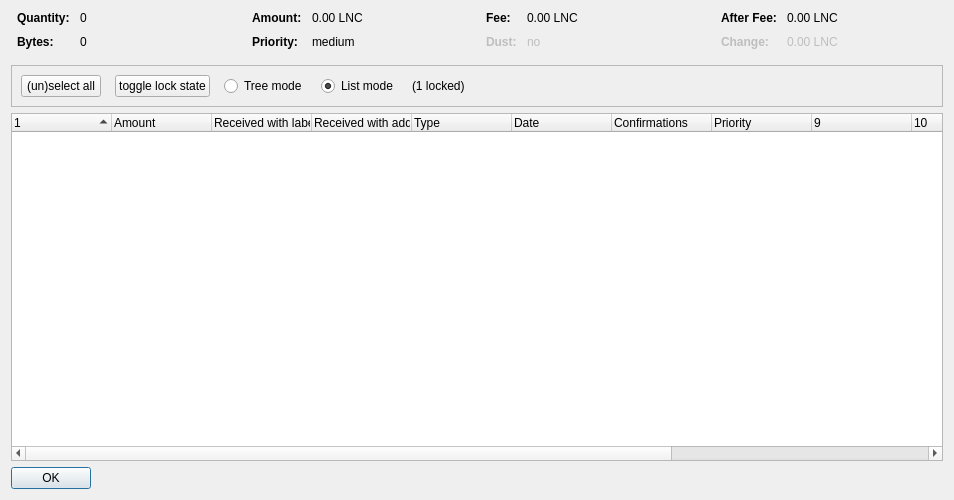
<?xml version="1.0" encoding="UTF-8"?>
<ui version="4.0">
 <class>CoinControlDialog</class>
 <widget class="QDialog" name="CoinControlDialog">
  <property name="geometry">
   <rect>
    <x>0</x>
    <y>0</y>
    <width>954</width>
    <height>500</height>
   </rect>
  </property>
  <property name="windowTitle">
   <string>Coin Selection</string>
  </property>
  <layout class="QVBoxLayout" name="verticalLayout">
   <item>
    <layout class="QHBoxLayout" name="horizontalLayoutTop" stretch="0,0,0,0">
     <property name="topMargin">
      <number>0</number>
     </property>
     <property name="bottomMargin">
      <number>10</number>
     </property>
     <item>
      <layout class="QFormLayout" name="formLayoutCoinControl1">
       <property name="horizontalSpacing">
        <number>10</number>
       </property>
       <property name="verticalSpacing">
        <number>10</number>
       </property>
       <property name="leftMargin">
        <number>6</number>
       </property>
       <property name="rightMargin">
        <number>6</number>
       </property>
       <item row="0" column="0">
        <widget class="QLabel" name="labelCoinControlQuantityText">
         <property name="font">
          <font>
           <weight>75</weight>
           <bold>true</bold>
          </font>
         </property>
         <property name="text">
          <string>Quantity:</string>
         </property>
        </widget>
       </item>
       <item row="0" column="1">
        <widget class="QLabel" name="labelCoinControlQuantity">
         <property name="cursor">
          <cursorShape>IBeamCursor</cursorShape>
         </property>
         <property name="contextMenuPolicy">
          <enum>Qt::ActionsContextMenu</enum>
         </property>
         <property name="text">
          <string notr="true">0</string>
         </property>
         <property name="textInteractionFlags">
          <set>Qt::LinksAccessibleByMouse|Qt::TextSelectableByKeyboard|Qt::TextSelectableByMouse</set>
         </property>
        </widget>
       </item>
       <item row="1" column="0">
        <widget class="QLabel" name="labelCoinControlBytesText">
         <property name="font">
          <font>
           <weight>75</weight>
           <bold>true</bold>
          </font>
         </property>
         <property name="text">
          <string>Bytes:</string>
         </property>
        </widget>
       </item>
       <item row="1" column="1">
        <widget class="QLabel" name="labelCoinControlBytes">
         <property name="cursor">
          <cursorShape>IBeamCursor</cursorShape>
         </property>
         <property name="contextMenuPolicy">
          <enum>Qt::ActionsContextMenu</enum>
         </property>
         <property name="text">
          <string notr="true">0</string>
         </property>
         <property name="textInteractionFlags">
          <set>Qt::LinksAccessibleByMouse|Qt::TextSelectableByKeyboard|Qt::TextSelectableByMouse</set>
         </property>
        </widget>
       </item>
      </layout>
     </item>
     <item>
      <layout class="QFormLayout" name="formLayoutCoinControl2">
       <property name="horizontalSpacing">
        <number>10</number>
       </property>
       <property name="verticalSpacing">
        <number>10</number>
       </property>
       <property name="leftMargin">
        <number>6</number>
       </property>
       <property name="rightMargin">
        <number>6</number>
       </property>
       <item row="0" column="0">
        <widget class="QLabel" name="labelCoinControlAmountText">
         <property name="font">
          <font>
           <weight>75</weight>
           <bold>true</bold>
          </font>
         </property>
         <property name="text">
          <string>Amount:</string>
         </property>
        </widget>
       </item>
       <item row="0" column="1">
        <widget class="QLabel" name="labelCoinControlAmount">
         <property name="cursor">
          <cursorShape>IBeamCursor</cursorShape>
         </property>
         <property name="contextMenuPolicy">
          <enum>Qt::ActionsContextMenu</enum>
         </property>
         <property name="text">
          <string notr="true">0.00 LNC</string>
         </property>
         <property name="textInteractionFlags">
          <set>Qt::LinksAccessibleByMouse|Qt::TextSelectableByKeyboard|Qt::TextSelectableByMouse</set>
         </property>
        </widget>
       </item>
       <item row="1" column="0">
        <widget class="QLabel" name="labelCoinControlPriorityText">
         <property name="font">
          <font>
           <weight>75</weight>
           <bold>true</bold>
          </font>
         </property>
         <property name="text">
          <string>Priority:</string>
         </property>
        </widget>
       </item>
       <item row="1" column="1">
        <widget class="QLabel" name="labelCoinControlPriority">
         <property name="cursor">
          <cursorShape>IBeamCursor</cursorShape>
         </property>
         <property name="contextMenuPolicy">
          <enum>Qt::ActionsContextMenu</enum>
         </property>
         <property name="text">
          <string>medium</string>
         </property>
         <property name="textInteractionFlags">
          <set>Qt::LinksAccessibleByMouse|Qt::TextSelectableByKeyboard|Qt::TextSelectableByMouse</set>
         </property>
        </widget>
       </item>
      </layout>
     </item>
     <item>
      <layout class="QFormLayout" name="formLayoutCoinControl3">
       <property name="horizontalSpacing">
        <number>10</number>
       </property>
       <property name="verticalSpacing">
        <number>10</number>
       </property>
       <property name="leftMargin">
        <number>6</number>
       </property>
       <property name="rightMargin">
        <number>6</number>
       </property>
       <item row="0" column="0">
        <widget class="QLabel" name="labelCoinControlFeeText">
         <property name="font">
          <font>
           <weight>75</weight>
           <bold>true</bold>
          </font>
         </property>
         <property name="text">
          <string>Fee:</string>
         </property>
        </widget>
       </item>
       <item row="0" column="1">
        <widget class="QLabel" name="labelCoinControlFee">
         <property name="cursor">
          <cursorShape>IBeamCursor</cursorShape>
         </property>
         <property name="contextMenuPolicy">
          <enum>Qt::ActionsContextMenu</enum>
         </property>
         <property name="text">
          <string notr="true">0.00 LNC</string>
         </property>
         <property name="textInteractionFlags">
          <set>Qt::LinksAccessibleByMouse|Qt::TextSelectableByKeyboard|Qt::TextSelectableByMouse</set>
         </property>
        </widget>
       </item>
       <item row="1" column="0">
        <widget class="QLabel" name="labelCoinControlLowOutputText">
         <property name="enabled">
          <bool>false</bool>
         </property>
         <property name="font">
          <font>
           <weight>75</weight>
           <bold>true</bold>
          </font>
         </property>
         <property name="text">
          <string>Dust:</string>
         </property>
        </widget>
       </item>
       <item row="1" column="1">
        <widget class="QLabel" name="labelCoinControlLowOutput">
         <property name="enabled">
          <bool>false</bool>
         </property>
         <property name="cursor">
          <cursorShape>IBeamCursor</cursorShape>
         </property>
         <property name="contextMenuPolicy">
          <enum>Qt::ActionsContextMenu</enum>
         </property>
         <property name="text">
          <string>no</string>
         </property>
         <property name="textInteractionFlags">
          <set>Qt::LinksAccessibleByMouse|Qt::TextSelectableByKeyboard|Qt::TextSelectableByMouse</set>
         </property>
        </widget>
       </item>
      </layout>
     </item>
     <item>
      <layout class="QFormLayout" name="formLayoutCoinControl4">
       <property name="horizontalSpacing">
        <number>10</number>
       </property>
       <property name="verticalSpacing">
        <number>10</number>
       </property>
       <property name="leftMargin">
        <number>6</number>
       </property>
       <property name="rightMargin">
        <number>6</number>
       </property>
       <item row="0" column="0">
        <widget class="QLabel" name="labelCoinControlAfterFeeText">
         <property name="font">
          <font>
           <weight>75</weight>
           <bold>true</bold>
          </font>
         </property>
         <property name="text">
          <string>After Fee:</string>
         </property>
        </widget>
       </item>
       <item row="0" column="1">
        <widget class="QLabel" name="labelCoinControlAfterFee">
         <property name="cursor">
          <cursorShape>IBeamCursor</cursorShape>
         </property>
         <property name="contextMenuPolicy">
          <enum>Qt::ActionsContextMenu</enum>
         </property>
         <property name="text">
          <string notr="true">0.00 LNC</string>
         </property>
         <property name="textInteractionFlags">
          <set>Qt::LinksAccessibleByMouse|Qt::TextSelectableByKeyboard|Qt::TextSelectableByMouse</set>
         </property>
        </widget>
       </item>
       <item row="1" column="0">
        <widget class="QLabel" name="labelCoinControlChangeText">
         <property name="enabled">
          <bool>false</bool>
         </property>
         <property name="font">
          <font>
           <weight>75</weight>
           <bold>true</bold>
          </font>
         </property>
         <property name="text">
          <string>Change:</string>
         </property>
        </widget>
       </item>
       <item row="1" column="1">
        <widget class="QLabel" name="labelCoinControlChange">
         <property name="enabled">
          <bool>false</bool>
         </property>
         <property name="cursor">
          <cursorShape>IBeamCursor</cursorShape>
         </property>
         <property name="contextMenuPolicy">
          <enum>Qt::ActionsContextMenu</enum>
         </property>
         <property name="text">
          <string notr="true">0.00 LNC</string>
         </property>
         <property name="textInteractionFlags">
          <set>Qt::LinksAccessibleByMouse|Qt::TextSelectableByKeyboard|Qt::TextSelectableByMouse</set>
         </property>
        </widget>
       </item>
      </layout>
     </item>
    </layout>
   </item>
   <item>
    <widget class="QFrame" name="frame">
     <property name="minimumSize">
      <size>
       <width>0</width>
       <height>40</height>
      </size>
     </property>
     <property name="frameShape">
      <enum>QFrame::StyledPanel</enum>
     </property>
     <property name="frameShadow">
      <enum>QFrame::Sunken</enum>
     </property>
     <layout class="QHBoxLayout" name="horizontalLayout">
      <item>
       <layout class="QHBoxLayout" name="horizontalLayoutPanel" stretch="0,0,0,0,0,0">
        <property name="spacing">
         <number>14</number>
        </property>
        <item>
         <widget class="QPushButton" name="pushButtonSelectAll">
          <property name="sizePolicy">
           <sizepolicy hsizetype="Maximum" vsizetype="Fixed">
            <horstretch>0</horstretch>
            <verstretch>0</verstretch>
           </sizepolicy>
          </property>
          <property name="text">
           <string>(un)select all</string>
          </property>
          <property name="autoDefault">
           <bool>false</bool>
          </property>
         </widget>
        </item>
        <item>
         <widget class="QPushButton" name="pushButtonToggleLock">
          <property name="sizePolicy">
           <sizepolicy hsizetype="Maximum" vsizetype="Fixed">
            <horstretch>0</horstretch>
            <verstretch>0</verstretch>
           </sizepolicy>
          </property>
          <property name="text">
           <string>toggle lock state</string>
          </property>
          <property name="autoDefault">
           <bool>false</bool>
          </property>
         </widget>
        </item>
        <item>
         <widget class="QRadioButton" name="radioTreeMode">
          <property name="sizePolicy">
           <sizepolicy hsizetype="Maximum" vsizetype="Fixed">
            <horstretch>0</horstretch>
            <verstretch>0</verstretch>
           </sizepolicy>
          </property>
          <property name="text">
           <string>Tree mode</string>
          </property>
         </widget>
        </item>
        <item>
         <widget class="QRadioButton" name="radioListMode">
          <property name="sizePolicy">
           <sizepolicy hsizetype="Maximum" vsizetype="Fixed">
            <horstretch>0</horstretch>
            <verstretch>0</verstretch>
           </sizepolicy>
          </property>
          <property name="text">
           <string>List mode</string>
          </property>
          <property name="checked">
           <bool>true</bool>
          </property>
         </widget>
        </item>
        <item>
         <widget class="QLabel" name="labelLocked">
          <property name="text">
           <string>(1 locked)</string>
          </property>
         </widget>
        </item>
        <item>
         <spacer name="horizontalSpacer">
          <property name="orientation">
           <enum>Qt::Horizontal</enum>
          </property>
          <property name="sizeHint" stdset="0">
           <size>
            <width>40</width>
            <height>20</height>
           </size>
          </property>
         </spacer>
        </item>
       </layout>
      </item>
     </layout>
    </widget>
   </item>
   <item>
    <widget class="CoinControlTreeWidget" name="treeWidget">
     <property name="contextMenuPolicy">
      <enum>Qt::CustomContextMenu</enum>
     </property>
     <property name="sortingEnabled">
      <bool>false</bool>
     </property>
     <property name="columnCount">
      <number>13</number>
     </property>
     <attribute name="headerShowSortIndicator" stdset="0">
      <bool>true</bool>
     </attribute>
     <attribute name="headerStretchLastSection">
      <bool>false</bool>
     </attribute>
     <column>
      <property name="text">
       <string/>
      </property>
     </column>
     <column>
      <property name="text">
       <string>Amount</string>
      </property>
     </column>
     <column>
      <property name="text">
       <string>Received with label</string>
      </property>
     </column>
     <column>
      <property name="text">
       <string>Received with address</string>
      </property>
     </column>
     <column>
      <property name="text">
	<string>Type</string>
      </property>
     </column>
     <column>
      <property name="text">	 
       <string>Date</string>
      </property>
     </column>
     <column>
      <property name="text">
       <string>Confirmations</string>
      </property>
      <property name="toolTip">
       <string>Confirmed</string>
      </property>
     </column>
     <column>
      <property name="text">
       <string>Priority</string>
      </property>
     </column>
     <column>
      <property name="text">
       <string/>
      </property>
     </column>
     <column>
      <property name="text">
       <string/>
      </property>
     </column>
     <column>
      <property name="text">
       <string/>
      </property>
     </column>
     <column>
      <property name="text">
       <string/>
      </property>
     </column>
     <column>
      <property name="text">
       <string/>
      </property>
     </column>
    </widget>
   </item>
   <item>
    <widget class="QDialogButtonBox" name="buttonBox">
     <property name="sizePolicy">
      <sizepolicy hsizetype="Maximum" vsizetype="Fixed">
       <horstretch>0</horstretch>
       <verstretch>0</verstretch>
      </sizepolicy>
     </property>
     <property name="orientation">
      <enum>Qt::Horizontal</enum>
     </property>
     <property name="standardButtons">
      <set>QDialogButtonBox::Ok</set>
     </property>
    </widget>
   </item>
  </layout>
 </widget>
 <customwidgets>
  <customwidget>
   <class>CoinControlTreeWidget</class>
   <extends>QTreeWidget</extends>
   <header>coincontroltreewidget.h</header>
  </customwidget>
 </customwidgets>
 <resources/>
 <connections/>
</ui>
